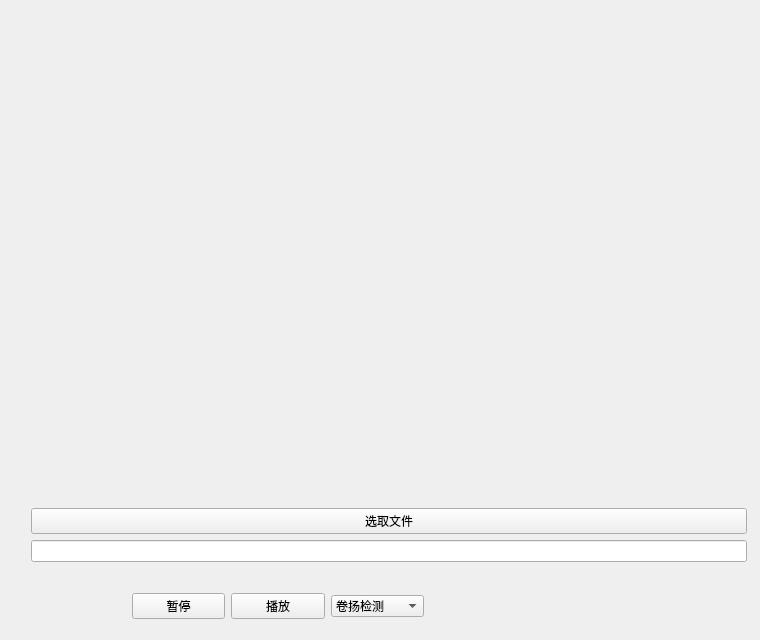
<?xml version="1.0" encoding="UTF-8"?>
<ui version="4.0">
 <class>qfileClass</class>
 <widget class="QWidget" name="qfileClass">
  <property name="geometry">
   <rect>
    <x>0</x>
    <y>0</y>
    <width>760</width>
    <height>640</height>
   </rect>
  </property>
  <property name="minimumSize">
   <size>
    <width>760</width>
    <height>640</height>
   </size>
  </property>
  <property name="maximumSize">
   <size>
    <width>760</width>
    <height>640</height>
   </size>
  </property>
  <property name="windowTitle">
   <string>qfile</string>
  </property>
  <layout class="QVBoxLayout" name="verticalLayout">
   <item>
    <widget class="QWidget" name="widget" native="true">
     <widget class="QWidget" name="widget_2" native="true">
      <property name="geometry">
       <rect>
        <x>9</x>
        <y>9</y>
        <width>738</width>
        <height>553</height>
       </rect>
      </property>
      <layout class="QVBoxLayout" name="verticalLayout_3">
       <item>
        <widget class="QLabel" name="label">
         <property name="minimumSize">
          <size>
           <width>720</width>
           <height>480</height>
          </size>
         </property>
         <property name="maximumSize">
          <size>
           <width>720</width>
           <height>480</height>
          </size>
         </property>
         <property name="text">
          <string/>
         </property>
         <property name="pixmap">
          <pixmap resource="qfile.qrc">:/Image/bg.jpg</pixmap>
         </property>
         <property name="scaledContents">
          <bool>true</bool>
         </property>
        </widget>
       </item>
       <item>
        <widget class="QPushButton" name="pushButton">
         <property name="text">
          <string>选取文件</string>
         </property>
        </widget>
       </item>
       <item>
        <widget class="QLineEdit" name="lineEdit">
         <property name="text">
          <string/>
         </property>
        </widget>
       </item>
      </layout>
     </widget>
     <widget class="QWidget" name="widget_3" native="true">
      <property name="geometry">
       <rect>
        <x>110</x>
        <y>570</y>
        <width>314</width>
        <height>51</height>
       </rect>
      </property>
      <layout class="QHBoxLayout" name="horizontalLayout">
       <item>
        <widget class="QPushButton" name="pushButton_2">
         <property name="text">
          <string>暂停</string>
         </property>
        </widget>
       </item>
       <item>
        <widget class="QPushButton" name="pushButton_3">
         <property name="text">
          <string>播放</string>
         </property>
        </widget>
       </item>
       <item>
        <widget class="QComboBox" name="comBox">
         <item>
          <property name="text">
           <string>卷扬检测</string>
          </property>
         </item>
         <item>
          <property name="text">
           <string>卷扬乱绳</string>
          </property>
         </item>
         <item>
          <property name="text">
           <string>卷扬过放</string>
          </property>
         </item>
        </widget>
       </item>
      </layout>
     </widget>
     <widget class="QLabel" name="label_2">
      <property name="geometry">
       <rect>
        <x>490</x>
        <y>580</y>
        <width>191</width>
        <height>31</height>
       </rect>
      </property>
      <property name="frameShape">
       <enum>QFrame::NoFrame</enum>
      </property>
      <property name="text">
       <string/>
      </property>
     </widget>
     <widget class="QLabel" name="label_3">
      <property name="geometry">
       <rect>
        <x>450</x>
        <y>580</y>
        <width>30</width>
        <height>30</height>
       </rect>
      </property>
      <property name="text">
       <string/>
      </property>
      <property name="pixmap">
       <pixmap resource="qfile.qrc">:/Image/dog.jpg</pixmap>
      </property>
      <property name="scaledContents">
       <bool>true</bool>
      </property>
     </widget>
    </widget>
   </item>
  </layout>
 </widget>
 <layoutdefault spacing="6" margin="11"/>
 <resources>
  <include location="qfile.qrc"/>
 </resources>
 <connections/>
</ui>
